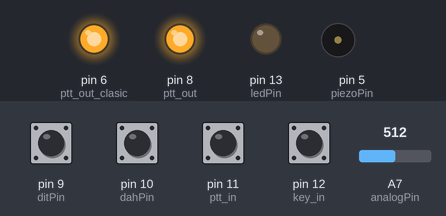
The sketch below on a simulated Arduino Nano, built with avr-gcc and run on an emulated ATmega328P. On the bench: output pins drawn as LEDs (lit = HIGH), buzzer (waves = sounding). Dashed ring = blinking. The inputs (shaded band) are chosen by the test bench; at power-on: pin 9 (ditPin), pin 10 (dahPin), pin 11 (ptt_in), pin 12 (key_in) HIGH, A7 (analogPin) = 512. Pins used as bus, display or sensor lines are not drawn.

Above: at 1.2 s.
1.3 s: pin 9 (ditPin) pulled LOW for 0.15 s
At 3.8 s:
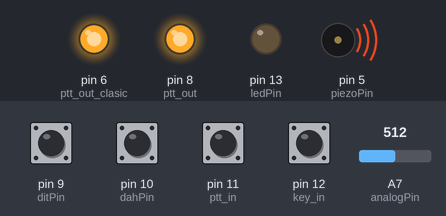
4.3 s: pin 11 (ptt_in) pulled LOW for 0.15 s
At 4.37 s:
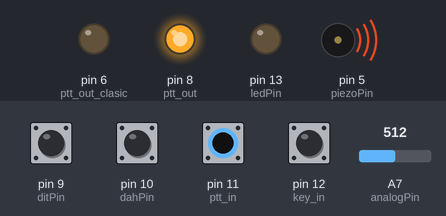
5.9 s: pin 10 (dahPin) pulled LOW for 1 s
At 7.9 s:
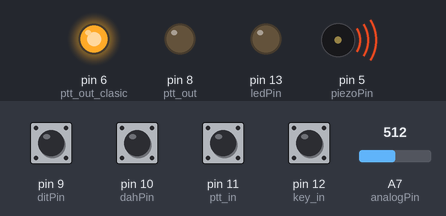
9.6 s: pin 9 (ditPin) pulled LOW for 1 s
At 9.68 s:
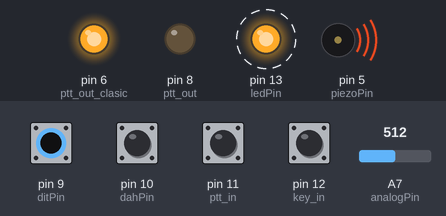
13.3 s: pin 12 (key_in) pulled LOW for 0.15 s
At 13.37 s:
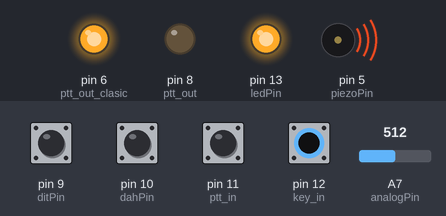
16.4 s: pin 9 (ditPin) driven LOW and pin 11 (ptt_in) driven LOW
At 16.48 s:
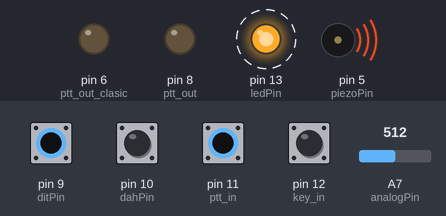
Timing chart, 0 to 20.4 s (numbered marks = the images above; inputs shaded):
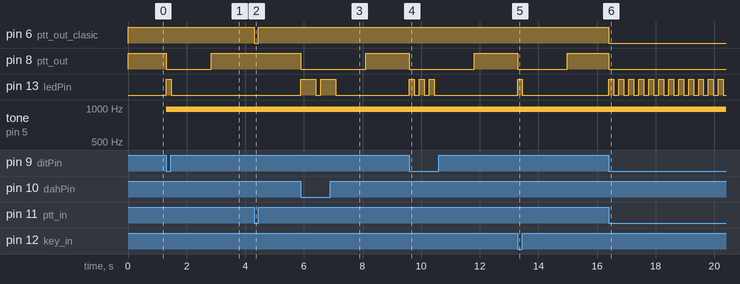

The sketch:

iambic.ino
```cpp
// My transceiver main controller needs 2 PTT signals, PTT input for Break in controll and a classic PTT for conventional mode.
// I have to rebuild code to include classic PTT .. TODO

int ledPin = 13;   // LED connected to digital pin 13
int key_in = 12;     // Straight Key input pin 12
int straight = 0 ; // straight key temp variable
int ptt_in = 11 ;    // PTT input pin 11
int dahPin = 10;    // DAH  digital input pin 10
int ditPin = 9;    // DIT digital input 9
int ptt_out = 8 ;     // PTT output pin 8
int key_out = 7 ;     // key output pin 7
int ptt_out_clasic = 6; // Standard PTT output pin 6
int piezoPin = 5;  //  8 ohm speaker  with 330 ohm in series pin 5
int spd = 300 ;    // keyer WPM speed
int dah = 1 ;
int dit = 1 ;
int val = 0;     // variable for reading straight key
int val2 = 0 ; // variable for PTT reading
int analogPin = A7;     // potentiometer connected to analog pin A7 , ground and 3.3V (arduino Due !!! other boards  may accept 5 V but be carefull)
unsigned long previousMillis = millis();
unsigned long currentMillis = millis();
void setup()
{
  pinMode(ledPin, OUTPUT);              // sets the digital pin 13 as output
  pinMode(dahPin, INPUT_PULLUP);        // sets the dah pin as input and internal resistor to HIGH
  pinMode(ditPin, INPUT_PULLUP);        // sets the dit pin as input and internal resistor to HIGH
  pinMode(ptt_out, OUTPUT) ;
  pinMode(ptt_in, INPUT_PULLUP) ;
  pinMode(key_out, OUTPUT);
  pinMode(key_in, INPUT_PULLUP);
  digitalWrite(ptt_out, HIGH);
  digitalWrite(key_out, HIGH);
  pinMode(ptt_out_clasic, HIGH);
}

void loop()
{
  spd = analogRead(analogPin);  // read potentiometer analogue value
  dah = digitalRead(dahPin);    // read the DAH input pin
  dit = digitalRead(ditPin);    // read the DIT input pin
  val = digitalRead(key_in);    // read straight key input pin

  // Begin manual PTT
  val2 = digitalRead(ptt_in);     // read the PTT switch
  digitalWrite(ptt_out_clasic, val2);
  // END manual PTT

  // Begin straight key
  if (val == LOW )      // check if straight key pressed
  {
    previousMillis = millis();
    straight = 1 ;
    digitalWrite(ledPin, HIGH);
    digitalWrite(ptt_out, LOW);
    digitalWrite(key_out, HIGH);
    analogWrite(piezoPin,127);
  }
  if (val == HIGH && straight == 1) // check if straight key is released
    {
      //previousMillis = millis();
      straight == 0 ;
      digitalWrite(ledPin, LOW);  // turn LED OFF
      analogWrite(piezoPin,0);
      digitalWrite(key_out, LOW);
    }

    // Begin iambic key  //
  if (dah == LOW) {
    previousMillis = millis();
    digitalWrite(ptt_out, LOW);
    digitalWrite(key_out, HIGH);
    digitalWrite(ledPin, HIGH);
    analogWrite(piezoPin,127);
    delay(spd);
    digitalWrite(ledPin, LOW);
    digitalWrite(key_out,LOW);
    analogWrite(piezoPin,0);
    delay(spd/3)  ;
  }

  if (dit == LOW) {
    previousMillis = millis();
    digitalWrite(ptt_out, LOW);
    digitalWrite(key_out,HIGH);
    digitalWrite(ledPin, HIGH);
    analogWrite(piezoPin,127);
    delay(spd/3);
    digitalWrite(ledPin, LOW);
    digitalWrite(key_out,LOW);
    analogWrite(piezoPin,0);
    delay(spd/3)  ;

  }

 // Begin computing delta for Full Break  PTT hang time
  currentMillis = millis();
  if (currentMillis - previousMillis >= spd*3)
  {
      digitalWrite(ptt_out, HIGH);
  }


}
```

Measured:
- after the input at 1.3 s, pin 8 (ptt_out): HIGH → LOW at once, → HIGH 1.5 s later; pin 13 (ledPin): LOW → HIGH at once, → LOW 0.17 s later; tone on pin 5 (piezoPin): silent → 977 Hz at once
- after the input at 4.3 s, pin 6 (ptt_out_clasic): HIGH → LOW at once, → HIGH 0.15 s later
- after the input at 5.9 s, pin 8 (ptt_out): HIGH → LOW at once, → HIGH 2.2 s later; pin 13 (ledPin): alternates HIGH for 0.51 s and LOW for 0.17 s, 4 changes in all, then stays LOW, starting at once
- after the input at 9.6 s, pin 8 (ptt_out): HIGH → LOW at once, → HIGH 2.2 s later; pin 13 (ledPin): alternates HIGH for 0.17 s and LOW for 0.17 s, 6 changes in all, then stays LOW, starting at once
- after the input at 13.3 s, pin 8 (ptt_out): HIGH → LOW at once, → HIGH 1.7 s later; pin 13 (ledPin): LOW → HIGH at once, → LOW 0.15 s later
- after the input at 16.4 s, pin 6 (ptt_out_clasic), pin 8 (ptt_out): HIGH → LOW at once; pin 13 (ledPin): alternates HIGH for 0.17 s and LOW for 0.17 s, starting at once
